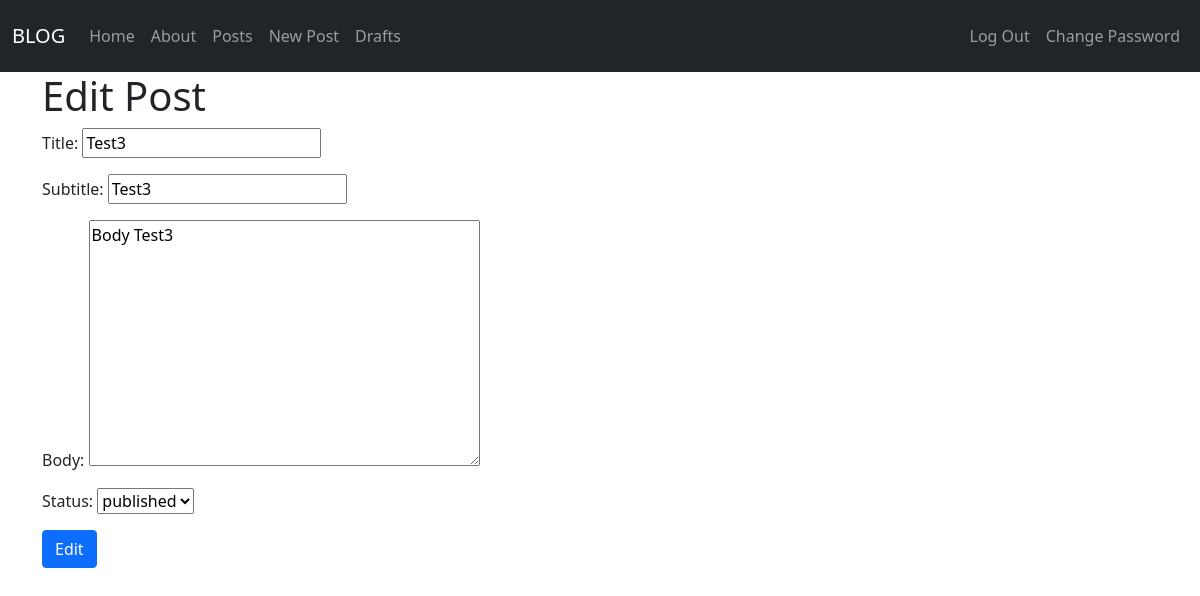
Page /posts/3/edit/ (signed in) on the committed database.
### posts/models.py (models this page shows, shortened)
class Post(models.Model):
    title = models.CharField(max_length=264)
    subtitle = models.CharField(max_length=256)
    body = models.TextField()
    created_on = models.DateTimeField(auto_now_add=True)
    author = models.ForeignKey(
                get_user_model(),
                on_delete=models.CASCADE
    )
    status = models.ForeignKey(
                Status,
                on_delete=models.CASCADE,
                blank=True, null=True
    )

### posts/views.py (the view)
# urls.py: path("<int:pk>/edit/", views.PostUpdateView.as_view(), name="edit"),
class PostUpdateView(LoginRequiredMixin, UserPassesTestMixin, UpdateView):
    template_name = "posts/edit.html"
    model = Post
    fields = ['title','subtitle', 'body', 'status']
    def test_func(self):
        post_obj = self.get_object()
        return post_obj.author == self.request.user

### posts/models.py (called while the page is built)
    def __str__(self):
        return self.name

### templates/posts/edit.html (shortened to what this page needs)
{% extends 'base.html' %}
{% block content %}
<h1>Edit Post</h1>
<form action="" method="POST">
    {{ form.as_p}}
    <input type="submit" class="btn btn-primary" value="Edit">
</form>
{% endblock content %}

### rows in the picture
Post: title "Test3", subtitle "Test3", body "Body Test3", status "published"
